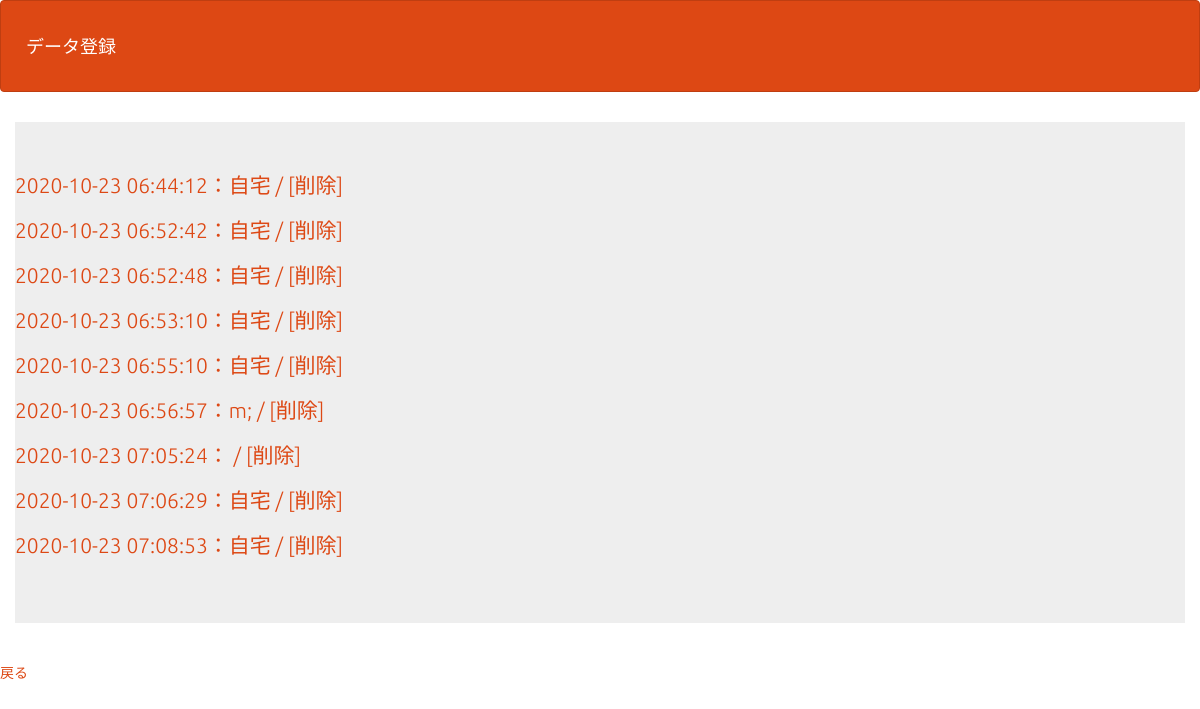
/bm_list_view.php, run on the app's committed database.
### tables this page shows
CREATE TABLE `gs_bm_table` (
  `id` int(12) NOT NULL,
  `title` varchar(64) NOT NULL,
  `url` text NOT NULL,
  `comment` text NOT NULL,
  `indate` datetime NOT NULL
);

### bm_list_view.php (the view, shortened to what this page needs)
<?php
$pdo = db_conn();
$stmt = $pdo->prepare("SELECT * FROM gs_bm_table");
$status = $stmt->execute();
$view = "";
if ($status == false) {
    sql_error($status);
} else {
    while ($result = $stmt->fetch(PDO::FETCH_ASSOC)) {
        $view .= '<p>';
        $view .= '<a href="bm_update_view.php?id=' . $result["id"] . '">';
        $view .= $result["indate"] . "：" . $result["title"];
        $view .= '</a>';
        $view .= '<a href="bm_delete.php?id=' . $result["id"] . '">';
        $view .= ' / [削除]';
        $view .= '</a>';
        $view .= '</p>';
    }
}
?>
<!DOCTYPE html>
<html lang="ja">
<head>
<link rel="stylesheet" href="css/range.css">
<link href="css/bootstrap.min.css" rel="stylesheet">
</head>
<body id="main">
<header>
  <nav class="navbar navbar-default">
    <div class="container-fluid">
      <div class="navbar-header">
      <a class="navbar-brand" href="index.php">データ登録</a>
      </div>
    </div>
  </nav>
</header>
<div>
    <div class="container jumbotron"><?= $view ?></div>
</div>
<a href="return.php">戻る</a>
</body>
</html>

### bm_list_view.php (style rules this page uses)
div { padding: 10px;font-size:16px; }

### data on the page
gs_bm_table: value "2020-10-23 06:44:12：自宅 / [削除]"
gs_bm_table: value "2020-10-23 06:52:42：自宅 / [削除]"
gs_bm_table: value "2020-10-23 06:52:48：自宅 / [削除]"
gs_bm_table: value "2020-10-23 06:53:10：自宅 / [削除]"
gs_bm_table: value "2020-10-23 06:55:10：自宅 / [削除]"
gs_bm_table: value "2020-10-23 06:56:57：m; / [削除]"
gs_bm_table: value "2020-10-23 07:05:24： / [削除]"
gs_bm_table: value "2020-10-23 07:06:29：自宅 / [削除]"
gs_bm_table: value "2020-10-23 07:08:53：自宅 / [削除]"
